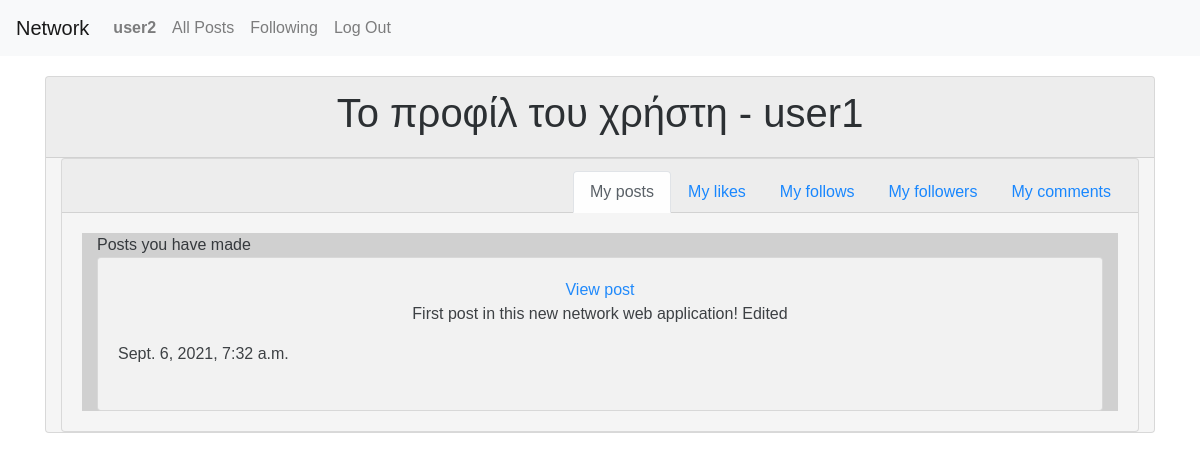
The app's page /user/1 (signed in) with its own data.
### network/models.py (models this page shows, shortened)
class User(AbstractUser):
    timestamp = models.DateTimeField(default=timezone.now)
    verified = models.BooleanField(default=False)
    image = models.ImageField(default='static/image/user-male.png')
    gender = models.CharField(max_length=1, choices=GENDERS, default = 'O')

class Post(models.Model):
    user = models.ForeignKey(User, on_delete=models.CASCADE, related_name="posts")
    body = models.CharField(max_length=400, default=None)
    timestamp_created = models.DateTimeField(default=timezone.now)
    timestamp_edited = models.DateTimeField(default=timezone.now)

### network/views.py (the view)
# urls.py: path("user/<int:user_id>", views.user, name="user_view"),
@login_required
def user(request, user_id):
    user = User.objects.get(pk=user_id)
    posts = Post.objects.filter(user=user)
    comments = Comment.objects.filter(user=user)
    follows = Follow.objects.filter(user=user)
    likes = Likes.objects.filter(user=user)
    return render(request, 'network/profile.html', {
        'profile_user': user,
        'posts':posts,
        'comments': comments,
        'follows': follows,
        'likes': likes
        })

### network/templates/network/profile.html (shortened to what this page needs)
{% extends "network/layout.html" %}
{% load static %}
{% block body %}
  <div class="container h-100 d-flex">
    <div class="card my-auto fullw">
      <div class="card-header my-auto text-center">
        <h1>Το προφίλ του χρήστη - {{ profile_user }}</h1>
      </div>
  <div class="container d-flex">
    <div class="card my-auto fullw">
      <div class="card-header">
        <ul class="nav nav-tabs card-header-tabs pull-right tabs-menu"  id="myTab" role="tablist">
          <li class="nav-item">
            <a class="nav-link active" id="posts-tab" data-toggle="tab" href="#posts" role="tab" aria-controls="posts" aria-selected="true">My posts</a>
          </li>
          <li class="nav-item">
            <a class="nav-link" id="likes-tab" data-toggle="tab" href="#likes" role="tab" aria-controls="likes" aria-selected="false">My likes</a>
          </li>
          <li class="nav-item">
            <a class="nav-link" id="follows-tab" data-toggle="tab" href="#follows" role="tab" aria-controls="follows" aria-selected="false">My follows</a>
          </li>
          <li class="nav-item">
            <a class="nav-link" id="followers-tab" data-toggle="tab" href="#followers" role="tab" aria-controls="followers" aria-selected="false">My followers</a>
          </li>
          <li class="nav-item">
            <a class="nav-link" id="comments-tab" data-toggle="tab" href="#comments" role="tab" aria-controls="comments" aria-selected="false">My comments</a>
          </li>
        </ul>
      </div>
      <div class="card-body">
        <div class="tab-content">
          <div class="tab-pane fade show active" id="posts" role="tabpanel" aria-labelledby="posts-tab">
            <div class="container">
              Posts you have made
              {% for p in posts %}
                <div class="card" style="padding-bottom: 1.5rem;">
                  <div class="card-body">
                    <div class="gallery text-center">
                      <a href='/posts/{{ p.id }}'>View post <br></a>
                      {{ p.body }}
                    </div>
                    <div class="card-text" style="padding-top: 1rem;">
                      <div class="text center">
                        {{ p.timestamp_created }}
                      </div>
                    </div>
                  </div>
                </div>
              {% endfor %}
            </div>
          </div>
              {% for ans in answers %}
                      {% if ans.question.registration.image_url != '' %}
                        {% load static %}
                      {% else %}
                        <td class="image"><img style="width: 30%;" src="https://vignette.wikia.nocookie.net/feud8622/images/7/75/No_image_available.png/revision/latest?cb=20170116005915"></td>
                      {% endif %}
              {% endfor %}
              {% for fav in favorites %}
                      {% if fav.registration.image_url != '' %}
                        {% load static %}
                      {% else %}
                        <td class="image"><img style="width: 30%;" src="https://vignette.wikia.nocookie.net/feud8622/images/7/75/No_image_available.png/revision/latest?cb=20170116005915"></td>
                      {% endif %}
              {% endfor %}
              {% for price in prices %}
                      {% if price.registration.image_url != '' %}
                        {% load static %}
                      {% else %}
                        <td class="image"><img style="width: 30%;" src="https://vignette.wikia.nocookie.net/feud8622/images/7/75/No_image_available.png/revision/latest?cb=20170116005915"></td>
                      {% endif %}
              {% endfor %}
        </div>
      </div>
    </div>
  </div>
{% endblock %}

### network/templates/network/layout.html (shortened to what this page needs)
{% load static %}
<!DOCTYPE html>
<html lang="en">
    <head>
        <link rel="stylesheet" href="https://stackpath.bootstrapcdn.com/bootstrap/4.4.1/css/bootstrap.min.css">
        <link href="{% static 'network/styles.css' %}" rel="stylesheet">
        <link rel="stylesheet" href="https://maxcdn.bootstrapcdn.com/font-awesome/4.2.0/css/font-awesome.min.css">
    </head>
    <body>
        <nav class="navbar navbar-expand-lg navbar-light bg-light">
            <a class="navbar-brand" href="{% url 'index' %}">Network</a>
            <div>
              <ul class="navbar-nav mr-auto">
                {% if user.is_authenticated %}
                    <li class="nav-item">
                        <a class="nav-link" href="{% url 'user_view' user.id%}"><strong>{{ user.username }}</strong></a>
                    </li>
                {% endif %}
                <li class="nav-item">
                  <a class="nav-link" href="{% url 'index' %}">All Posts</a>
                </li>
                {% if user.is_authenticated %}
                    <li class="nav-item">
                        <a class="nav-link" href="{% url 'follow_view' %}">Following</a>
                    </li>
                    <li class="nav-item">
                        <a class="nav-link" href="{% url 'logout' %}">Log Out</a>
                    </li>
                {% endif %}
              </ul>
            </div>
          </nav>
        <div class="body">
            {% block body %}
            {% endblock %}
        </div>
    </body>
</html>

### network/static/network/styles.css (style rules this page uses)
.body { padding : 20px; }
body { background: white url("../images/background.png") no-repeat; font-family: 'Ubuntu', sans-serif; background-repeat: repeat-y; padding-bottom: 4rem; }
.card { background-color: rgba(245, 245, 245, 1); opacity: .95; }
.active, .collapsible:hover { background-color: #ccc; }
.active, #screenshot-button:hover { background-color: #ccc; }
.fullw { width : 100%; }

### records on screen
User: username "user2"
User: username "user1"
Post: body "First post in this new network web application! Edited", timestamp_created "Sept. 6, 2021, 7:32 a.m."
